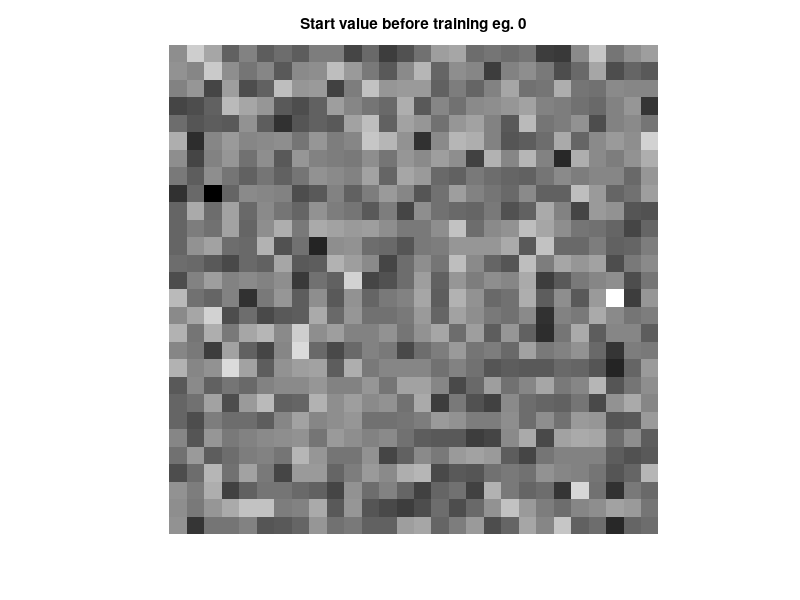

The MATLAB source for this figure: (Note: this script raises an error after producing the figure.)
# Based on
# python notebook for Make Your Own Neural Network
# code for a 3-layer neural network, and code for learning the MNIST dataset
# (c) Tariq Rashid, 2016
# license is GPLv2
    
global self_inodes = 784;
global self_hnodes = 200;
global self_onodes = 10;
global self_wih = (2*rand(self_hnodes,self_inodes)-1.0)/sqrt(self_inodes);
global self_who = (2*rand(self_onodes,self_hnodes)-1.0)/sqrt(self_hnodes);
global self_lr = 0.1;
global self_activation_function = @(x) 1./(1+e.^(-x));          # sigmoid
global self_inverse_activation_function = @(x) log(x ./ (1-x)); # logit
global self_hidden_outputs;
global self_final_outputs;

fig_no = 0;

function train(inputs_list, targets_list)
        global self_wih;
        global self_who;
        global self_lr;
        global self_activation_function;
        
        inputs = transpose(inputs_list);   # Convert row vectors to column vectors
        targets = transpose(targets_list);        
        
        hidden_inputs = self_wih * inputs;                        # Calculate signals into hidden layer
        hidden_outputs = self_activation_function(hidden_inputs); # Calculate the signals emerging from hidden layer
        
        final_inputs = self_who * hidden_outputs;                 # Calculate signals into final output layer
        final_outputs = self_activation_function(final_inputs);   # Calculate the signals emerging from final output layer
        
        output_errors = targets - final_outputs;                  # Output layer error is the (target - actual)
        hidden_errors = transpose(self_who) * output_errors;      # Hidden layer error is the output_errors, split by weights, recombined at hidden nodes
        
        # Update the weights for the links between the hidden and output layers
        self_who += self_lr * (output_errors .* final_outputs .* (1.0 - final_outputs)) * transpose(hidden_outputs);
        
        # Update the weights for the links between the input and hidden layers
        self_wih += self_lr * (hidden_errors .* hidden_outputs .* (1.0 - hidden_outputs)) * transpose(inputs);
endfunction
    
function final_outputs = query(inputs_list)
        global self_wih;
        global self_who;
        global self_activation_function;
        
        inputs = transpose(inputs_list);                          # Convert row vectors to column vectors
        
        hidden_inputs = self_wih * inputs;                        # Calculate signals into hidden layer
        hidden_outputs = self_activation_function(hidden_inputs); # Calculate the signals emerging from hidden layer
        
        final_inputs = self_who * hidden_outputs;                 # Calculate signals into final output layer
        final_outputs = self_activation_function(final_inputs);   # Calculate the signals emerging from final output layer
endfunction

# Backquery the neural network
# We'll use the same termnimology to each item, 
# Eg target are the values at the right of the network, albeit used as input
# Eg hidden_output is the signal to the right of the middle nodes
function inputs = backquery(targets_list)
        global self_wih;
        global self_who;
        global self_inverse_activation_function;
        
        # Convert row vector to column vector
        final_outputs = transpose(targets_list);

        # Calculate the signal into the final output layer
        final_inputs = self_inverse_activation_function(final_outputs);

        # Calculate the signal out of the hidden layer
        hidden_outputs = transpose(self_who) * final_inputs;
        # Scale them back to 0.01 to .99
        hidden_outputs -= min(hidden_outputs);
        hidden_outputs /= max(hidden_outputs);
        hidden_outputs *= 0.98;
        hidden_outputs += 0.01;
        
        # Calculate the signal into the hidden layer
        hidden_inputs = self_inverse_activation_function(hidden_outputs);
        
        # Calculate the signal out of the input layer
        inputs = transpose(self_wih) * hidden_inputs;
        # Scale them back to 0.01 to .99
        inputs -= min(inputs);
        inputs /= max(inputs);
        inputs *= 0.98;
        inputs += 0.01;
endfunction

disp("Run neural network backwards before training eg. 0 ...");
targets = zeros(1,10) + 0.01;
targets(1) = 0.99;
inputs = backquery(targets);
figure(++fig_no);
input_img = rot90(flip(reshape(inputs, 28, 28)), -1);
imshow(input_img);
title("Start value before training eg. 0");

# Train the neural network
training_data_list = dlmread("./mnist_dataset/mnist_train_100.csv", ","); # Load the mnist training data CSV file into a list
epochs = 5;                                                               # Epochs is the number of times the training data set is used for training

for i = 1:epochs
    for j = 1:rows(training_data_list)
        inputs = (training_data_list(j,2:end) ./ 255.0 .* 0.98) + 0.01;       
        targets = zeros(1,self_onodes) + 0.01;
        targets(training_data_list(j,1)+1) = 0.99;
        train(inputs, targets);
    endfor
endfor
    
# Test the neural network
test_data_list = dlmread("./mnist_dataset/mnist_test_10.csv", ","); # Load the mnist test data CSV file into a list

for j = 1:rows(test_data_list)    
    inputs = (test_data_list(j,2:end) ./ 255.0 .* 0.98) + 0.01;
    label = test_data_list(j,1);
        
    figure(++fig_no);
    input_img = rot90(flip(reshape(inputs, 28, 28)), -1);    
    imshow(input_img);
    title(num2str(label));    

    outputs = query(inputs);
    [llh, idx] = max(outputs);
    printf("Target %i, found %i with likelihood %.2f\n", label, idx-1, llh);
    if label == idx-1
        scorecard(j) = 1;
    else
        scorecard(j) = 0;
    endif
endfor    

printf("Scorecard"), disp(scorecard);
printf("Performance %.2f\n", sum(scorecard)/columns(scorecard));

disp("Run neural network backwards ...");
for i = 1:10
    targets = zeros(1,10) + 0.01;
    targets(i) = 0.99;
    inputs = backquery(targets);
    
    figure(++fig_no);
    input_img = rot90(flip(reshape(inputs, 28, 28)), -1);
    imshow(input_img);
    title(num2str(i-1));
endfor

